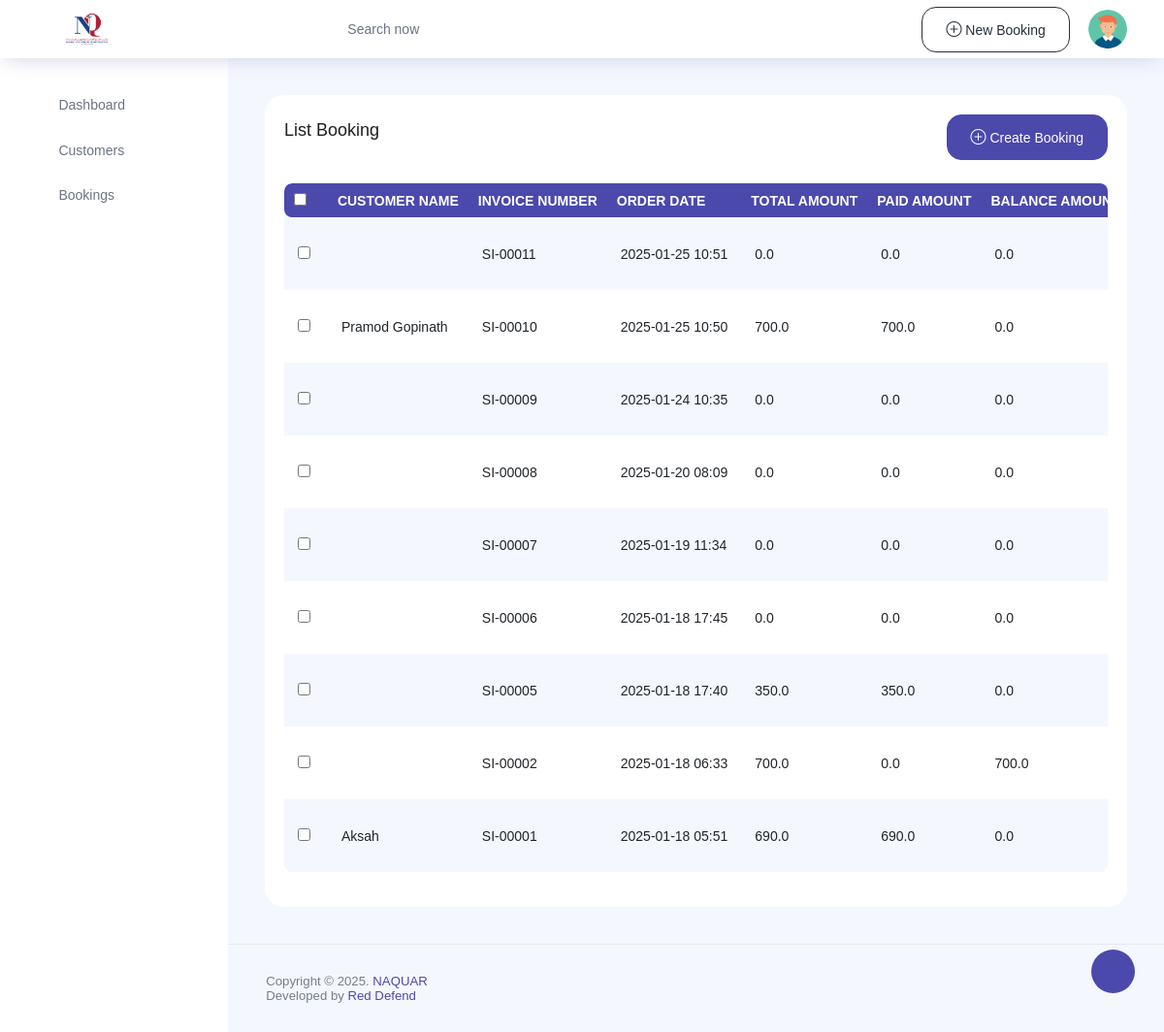
The app's page /services/list_bookings, older data.
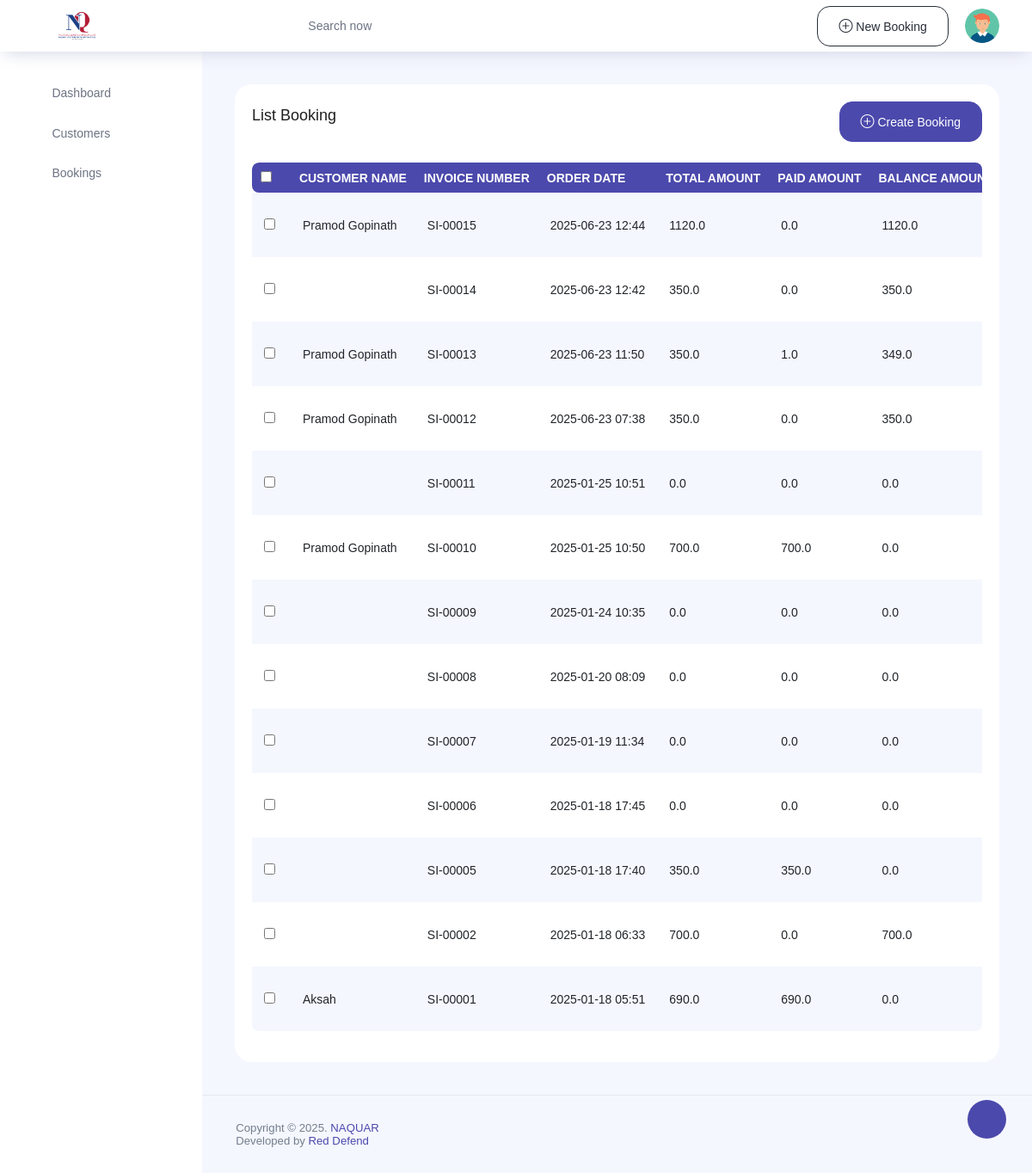
The same page, newer data.
### service/models.py (models this page shows, shortened)
class Order(models.Model):
    customer = models.ForeignKey(Customers, on_delete=models.SET_NULL,null=True,blank=True)
    invoice_number = models.CharField(max_length=20, unique=True)
    order_date = models.DateTimeField(auto_now_add=True)
    total_amount_from_customer = models.FloatField(default=0)  # Set default to 0
    service_fee = models.FloatField(default=0)  # Set default to 0
    total_amount_before_discount = models.FloatField(default=0)  # Set default to 0
    total_tax = models.FloatField(default=0)
    total_amount = models.FloatField(default=0)
    payment_status1 = models.CharField(max_length=20, default='UNPAID', choices=(("UNPAID","UNPAID"),("PAID","PAID"),("PARTIALLY","PARTIALLY")))
    payment_status = models.BooleanField(default=False)
    discount = models.FloatField(default=0)
    bill_discount = models.FloatField(default=0)
    save_status = models.BooleanField(default=False)
    paid_amount = models.FloatField(default=0)
    balance_amount = models.FloatField(default=0)
    total_fine = models.FloatField(default=0)
    total_extra = models.FloatField(default=0)
    delivery_status = models.CharField(max_length=30, default="Not Delivered", choices= (
                                                                                            ("Not Delivered", "Not Delivered"),
                                                                                            ("Partially Delivered", "Partially Delivered"),
                                                                                            ("Delivered", "Delivered"),
                                                                                            ("Cancelled", "Cancelled"),
                                                                                        ))

class Customers(models.Model):
    name = models.CharField(max_length=100, null=True, blank=True)
    email = models.EmailField( null=True, blank=True)
    phone = models.CharField(max_length=15, null=True, blank=True)
    address = models.TextField( null=True, blank=True)
    eid_number = models.CharField(max_length=20, null=True, blank=True)
    customer_type = models.CharField(max_length=20, default="Individual",choices=(("Individual", "Individual"), ("Company", "Company")))
    date_added = models.DateField(auto_now_add=True)

### service/views.py (the view)
# urls.py: path("list_bookings",views.list_bookings,name="list_bookings"),
def list_bookings(request):
    context = {
        "bookings": Order.objects.all().order_by("-order_date")
    }
    return render(request,"list-bookings.html",context)

### templates/list-bookings.html (shortened to what this page needs)
{% extends 'index.html' %}
{% block content %}
<div class="content-page card position-relative">
    <div class="container-fluid card-body">
        <div class="row">
            <div class="col-lg-12">
                <div class="d-flex flex-wrap flex-wrap align-items-center justify-content-between mb-4">
                    <div>
                        <h4 class="mb-3">List Booking</h4>
                    </div>
                    <a type="button" class="btn btn-primary" href="{%url 'CreateOrder' %}">
                        <i class="bi bi-plus-circle"></i> Create Booking
                    </a>
                </div>
            </div>
            <div class="col-lg-12">
                <div class="table-responsive rounded mb-3">
                    <table id="userTable" class="table table-striped table-borderless display expandable-table">
                        <thead class="bg-white text-uppercase">
                            <tr class="ligth ligth-data">
                                <th>
                                    <div class="checkbox d-inline-block">
                                        <input type="checkbox" class="checkbox-input" id="checkbox1">
                                    </div>
                                </th>
                                <th>Customer Name</th>
                                <th>Invoice Number</th>
                                <th>Order Date</th>
                                <th>Total Amount</th>
                                <th>Paid Amount</th>
                                <th>Balance Amount</th>
                            </tr>
                        </thead>
                        <tbody>
                            {% for order in bookings %}
                            <tr>
                                <td>
                                    <div class="checkbox d-inline-block">
                                        <input type="checkbox" class="checkbox-input" id="checkbox{{ order.id }}">
                                    </div>
                                </td>
                                <td>{{ order.customer.name }}</td>
                                <td>{{ order.invoice_number }}</td>
                                <td>{{ order.order_date|date:"Y-m-d H:i" }}</td>
                                <td>{{ order.total_amount_from_customer }}</td>
                                <td>{{ order.paid_amount }}</td>
                                <td>{{ order.balance_amount }}</td>
                            </tr>
                            {% endfor %}
                        </tbody>
                    </table>
                </div>
            </div>
        </div>
    </div>
</div>
<link rel="stylesheet" href="https://cdn.datatables.net/1.13.1/css/jquery.dataTables.min.css">
    {% endblock %}

### templates/index.html (shortened to what this page needs)
<!DOCTYPE html>
{% load static %}
<html lang="en">
<head>
  <link rel="stylesheet" href="{%static 'vendors/feather/feather.css' %}">
  <link rel="stylesheet" href="{%static 'vendors/ti-icons/css/themify-icons.css' %}">
  <link rel="stylesheet" href="{%static 'vendors/css/vendor.bundle.base.css' %}">
  <link rel="stylesheet" href="{%static 'vendors/datatables.net-bs4/dataTables.bootstrap4.css' %}">
  <link rel="stylesheet" href="{%static 'vendors/ti-icons/css/themify-icons.css' %}">
  <link rel="stylesheet" type="text/css" href="{%static 'js/select.dataTables.min.css' %}">
  <link rel="stylesheet" href="{%static 'css/vertical-layout-light/style.css' %}">
  <link rel="stylesheet" href="https://cdn.jsdelivr.net/npm/bootstrap-icons@1.11.3/font/bootstrap-icons.min.css">
</head>
<body>
  <div class="container-scroller">
    <nav class="navbar col-lg-12 col-12 p-0 fixed-top d-flex flex-row">
      <div class="text-center navbar-brand-wrapper d-flex align-items-center justify-content-center">
        <a class="navbar-brand brand-logo mr-5" href="{%url 'home' %}"><img src="{%static 'images/naquar_logo.png' %}"
            class="mr-2" alt="logo" /></a>
      </div>
      <div class="navbar-menu-wrapper d-flex align-items-center justify-content-end">
        <button class="navbar-toggler navbar-toggler align-self-center" type="button" data-toggle="minimize">
          <span class="icon-menu"></span>
        </button>
        <ul class="navbar-nav mr-lg-2">
          <li class="nav-item nav-search d-none d-lg-block">
            <div class="input-group">
              <div class="input-group-prepend hover-cursor" id="navbar-search-icon">
                <span class="input-group-text" id="search">
                  <i class="icon-search"></i>
                </span>
              </div>
              <input type="text" class="form-control" id="navbar-search-input" placeholder="Search now"
                aria-label="search" aria-describedby="search">
            </div>
          </li>
        </ul>
        <ul class="navbar-nav navbar-nav-right">
          <li class="nav-item ">
            <a class="btn btn-outline-dark" href="{%url 'CreateOrder' %}">
              <i class="bi bi-plus-circle"></i>
              New Booking
            </a>
          </li>
          <li class="nav-item nav-profile dropdown">
            <a class="nav-link dropdown-toggle" href="#" data-toggle="dropdown" id="profileDropdown">
              <img src="{%static 'images/user_avathar.png' %}" alt="profile" />
            </a>
          </li>
        </ul>
      </div>
    </nav>
    <div class="container-fluid page-body-wrapper">
      <div class="theme-setting-wrapper">
        <div id="settings-trigger"><i class="ti-settings"></i></div>
      </div>
      <nav class="sidebar sidebar-offcanvas" id="sidebar">
        <ul class="nav">
          <li class="nav-item">
            <a class="nav-link" href="{%url 'home' %}">
              <i class="icon-grid menu-icon"></i>
              <span class="menu-title">Dashboard</span>
            </a>
          </li>
          {% if request.user.role == "admin" %}
          <li class="nav-item">
            <a class="nav-link" data-toggle="collapse" href="#ui-basic" aria-expanded="false" aria-controls="ui-basic">
              <i class="icon-layout menu-icon"></i>
              <span class="menu-title">Customers</span>
              <i class="menu-arrow"></i>
            </a>
            <div class="collapse" id="ui-basic">
              <ul class="nav flex-column sub-menu">
                <li class="nav-item"> <a class="nav-link" href="{%url 'customer_list' %}">List Customers</a></li>
                <li class="nav-item"> <a class="nav-link" href="{%url 'add_customer' %}">Add Customers</a></li>
              </ul>
            </div>
          </li>
          <li class="nav-item">
            <a class="nav-link" data-toggle="collapse" href="#ui-booking" aria-expanded="false"
              aria-controls="ui-booking">
              <i class="icon-layout menu-icon"></i>
              <span class="menu-title">Bookings</span>
              <i class="menu-arrow"></i>
            </a>
            <div class="collapse" id="ui-booking">
              <ul class="nav flex-column sub-menu">
                <li class="nav-item"> <a class="nav-link" href="{%url 'list_bookings' %}">List Bookings</a></li>
                <li class="nav-item"> <a class="nav-link" href="{%url 'CreateOrder' %}">Book Service</a></li>
                <li class="nav-item"> <a class="nav-link" href="{%url 'filter_booking' %}">Bookings Overview </a></li>
              </ul>
            </div>
          </li>
          <li class="nav-item">
            <a class="nav-link" data-toggle="collapse" href="#form-elements" aria-expanded="false"
              aria-controls="form-elements">
              <i class="icon-columns menu-icon"></i>
              <span class="menu-title">Services</span>
              <i class="menu-arrow"></i>
            </a>
            <div class="collapse" id="form-elements">
              <ul class="nav flex-column sub-menu">
                <li class="nav-item"><a class="nav-link" href="{%url 'services' %}">List Services</a></li>
                <li class="nav-item"><a class="nav-link" href="{%url 'add_service' %}">Add Services</a></li>
              </ul>
            </div>
          </li>
          <li class="nav-item">
            <a class="nav-link" data-toggle="collapse" href="#charts" aria-expanded="false" aria-controls="charts">
              <i class="icon-bar-graph menu-icon"></i>
              <span class="menu-title">Finance</span>
              <i class="menu-arrow"></i>
            </a>
            <div class="collapse" id="charts">
              <ul class="nav flex-column sub-menu">
                <li class="nav-item"> <a class="nav-link" href="{% url 'expence' %}">Expense</a></li>
                <li class="nav-item"> <a class="nav-link" href="{%url 'income' %}">Income</a></li>
                <li class="nav-item"> <a class="nav-link" href="{%url 'tax_calculation' %}">Taxes</a></li>
                <li class="nav-item"> <a class="nav-link" href="{%url 'balance_sheet' %}">Balance Sheet</a></li>
              </ul>
            </div>
          </li>
          <li class="nav-item">
            <a class="nav-link" data-toggle="collapse" href="#tables" aria-expanded="false" aria-controls="tables">
              <i class="icon-grid-2 menu-icon"></i>
              <span class="menu-title">Taxes</span>
              <i class="menu-arrow"></i>
            </a>
            <div class="collapse" id="tables">
              <ul class="nav flex-column sub-menu">
                <li class="nav-item"> <a class="nav-link" href="{%url 'ListTax' %}">List Tax</a></li>
                <li class="nav-item"> <a class="nav-link" href="{%url 'AddTax' %}">Add Tax</a></li>
              </ul>
            </div>
          </li>
          <li class="nav-item">
            <a class="nav-link" data-toggle="collapse" href="#auth" aria-expanded="false" aria-controls="auth">
              <i class="icon-head menu-icon"></i>
              <span class="menu-title">User Configuration</span>
              <i class="menu-arrow"></i>
            </a>
            <div class="collapse" id="auth">
              <ul class="nav flex-column sub-menu">
                <li class="nav-item"> <a class="nav-link" href="{%url 'users_add' %}"> List Users </a></li>
                <li class="nav-item"> <a class="nav-link" href="{%url 'add_user_form' %}"> Add Users </a></li>
              </ul>
            </div>
          </li>
          <li class="nav-item">
            <a class="nav-link" data-toggle="collapse" href="#icons" aria-expanded="false" aria-controls="icons">
              <i class="icon-paper menu-icon"></i>
              <span class="menu-title">Reports</span>
              <i class="menu-arrow"></i>
            </a>
            <div class="collapse" id="icons">
              <ul class="nav flex-column sub-menu">
                <li class="nav-item"> <a class="nav-link" href="{%url 'reports' %}">Reports</a></li>
              </ul>
            </div>
          </li>
          <li class="nav-item">
            <a class="nav-link" data-toggle="collapse" href="#error" aria-expanded="false" aria-controls="error">
              <i class="icon-ban menu-icon"></i>
              <span class="menu-title">Settings</span>
              <i class="menu-arrow"></i>
            </a>
            <div class="collapse" id="error">
              <ul class="nav flex-column sub-menu">
                <li class="nav-item"> <a class="nav-link" href="{%url 'settings' %}"> Password Change </a></li>
              </ul>
            </div>
          </li>
          {% else %}
          <li class="nav-item">
            <a class="nav-link" data-toggle="collapse" href="#ui-basic" aria-expanded="false" aria-controls="ui-basic">
              <i class="icon-layout menu-icon"></i>
              <span class="menu-title">Customers</span>
              <i class="menu-arrow"></i>
            </a>
          </li>
          <li class="nav-item">
            <a class="nav-link" data-toggle="collapse" href="#ui-booking" aria-expanded="false"
              aria-controls="ui-booking">
              <i class="icon-layout menu-icon"></i>
              <span class="menu-title">Bookings</span>
              <i class="menu-arrow"></i>
            </a>
          </li>
          {% endif %}
        </ul>
      </nav>
      <div class="main-panel">
        <div class="content-wrapper">
          {% block content %}{% endblock %}
        </div>
        <footer class="footer">
          <div class="d-sm-flex justify-content-center justify-content-sm-between">
            <span class="text-muted text-center text-sm-left d-block d-sm-inline-block">Copyright © 2025. <a href=""
                target="_blank">NAQUAR</a></span>
            <span class="float-none float-sm-right d-block mt-1 mt-sm-0 text-center"></span>
          </div>
          <div class="d-sm-flex justify-content-center justify-content-sm-between">
            <span class="text-muted text-center text-sm-left d-block d-sm-inline-block">Developed by <a href=""
                target="_blank">Red Defend</a></span>
          </div>
        </footer>
      </div>
    </div>
  </div>
</body>
</html>

### templates/list-bookings.html (style rules this page uses)
td { height: 35px; }

Row changes from the older to the newer data that the page shows:
added Order: customer.name "Pramod Gopinath", invoice_number "SI-00015", order_date "2025-06-23 12:44", total_amount_from_customer "1120.0", paid_amount "0.0", balance_amount "1120.0"
added Order: invoice_number "SI-00014", order_date "2025-06-23 12:42", total_amount_from_customer "350.0", paid_amount "0.0", balance_amount "350.0"
added Order: customer.name "Pramod Gopinath", invoice_number "SI-00013", order_date "2025-06-23 11:50", total_amount_from_customer "350.0", paid_amount "1.0", balance_amount "349.0"
added Order: customer.name "Pramod Gopinath", invoice_number "SI-00012", order_date "2025-06-23 07:38", total_amount_from_customer "350.0", paid_amount "0.0", balance_amount "350.0"
